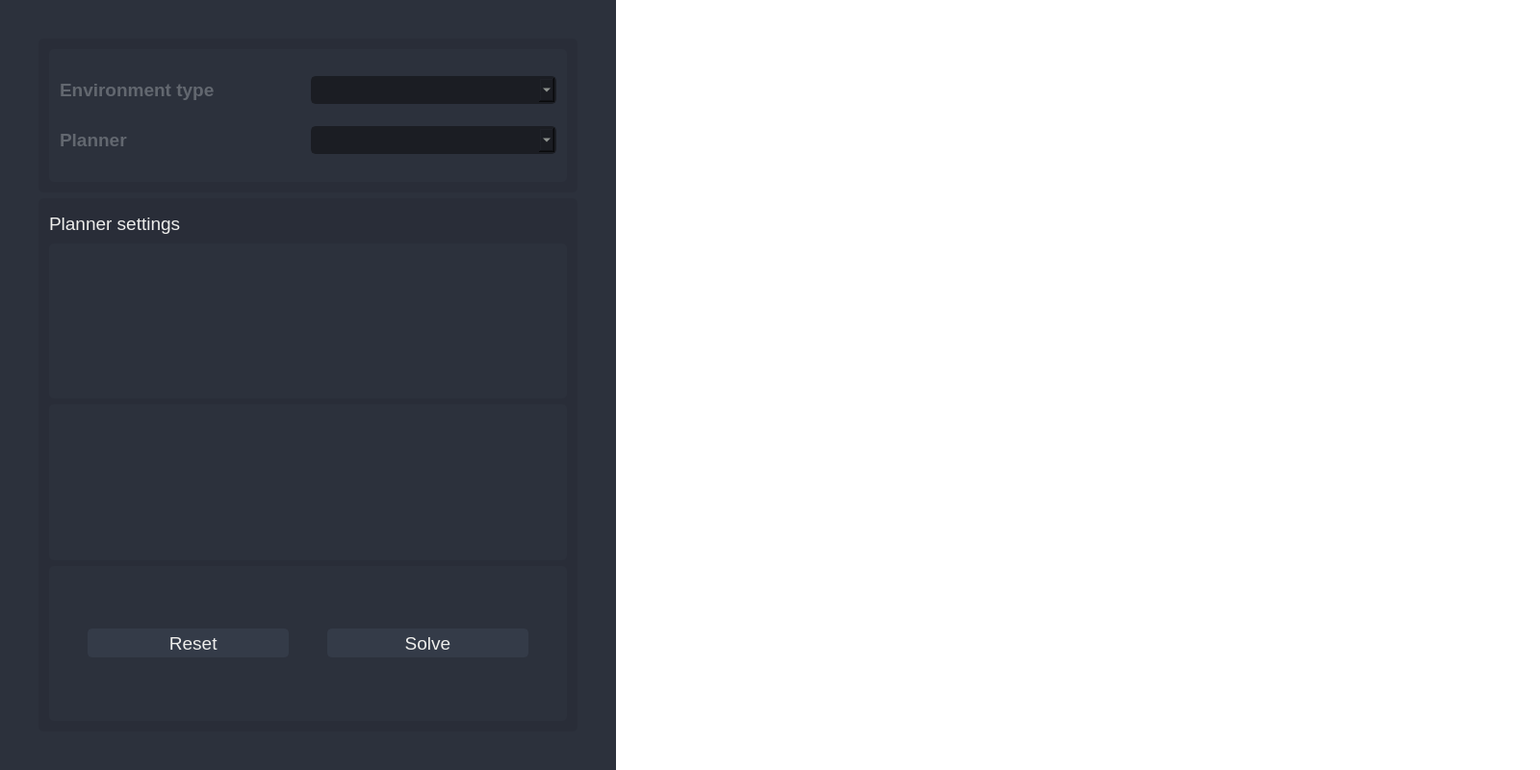
<?xml version="1.0" encoding="UTF-8"?>
<ui version="4.0">
 <class>MainWindow</class>
 <widget class="QMainWindow" name="MainWindow">
  <property name="geometry">
   <rect>
    <x>0</x>
    <y>0</y>
    <width>1600</width>
    <height>800</height>
   </rect>
  </property>
  <property name="minimumSize">
   <size>
    <width>1600</width>
    <height>800</height>
   </size>
  </property>
  <property name="maximumSize">
   <size>
    <width>1600</width>
    <height>800</height>
   </size>
  </property>
  <property name="windowTitle">
   <string>Path Planning Algorithms</string>
  </property>
  <widget class="QWidget" name="centralWidget">
   <layout class="QVBoxLayout" name="verticalLayout">
    <property name="spacing">
     <number>0</number>
    </property>
    <property name="leftMargin">
     <number>0</number>
    </property>
    <property name="topMargin">
     <number>0</number>
    </property>
    <property name="rightMargin">
     <number>0</number>
    </property>
    <property name="bottomMargin">
     <number>0</number>
    </property>
    <item>
     <widget class="QFrame" name="frame_Content">
      <property name="frameShape">
       <enum>QFrame::NoFrame</enum>
      </property>
      <property name="frameShadow">
       <enum>QFrame::Raised</enum>
      </property>
      <layout class="QHBoxLayout" name="horizontalLayout">
       <property name="spacing">
        <number>0</number>
       </property>
       <property name="leftMargin">
        <number>0</number>
       </property>
       <property name="topMargin">
        <number>0</number>
       </property>
       <property name="rightMargin">
        <number>0</number>
       </property>
       <property name="bottomMargin">
        <number>0</number>
       </property>
       <item>
        <widget class="QFrame" name="frame_UI">
         <property name="minimumSize">
          <size>
           <width>640</width>
           <height>800</height>
          </size>
         </property>
         <property name="maximumSize">
          <size>
           <width>640</width>
           <height>800</height>
          </size>
         </property>
         <property name="styleSheet">
          <string notr="true">background-color: rgb(44, 49, 60);</string>
         </property>
         <property name="frameShape">
          <enum>QFrame::NoFrame</enum>
         </property>
         <property name="frameShadow">
          <enum>QFrame::Raised</enum>
         </property>
         <layout class="QVBoxLayout" name="verticalLayout_2">
          <property name="leftMargin">
           <number>40</number>
          </property>
          <property name="topMargin">
           <number>40</number>
          </property>
          <property name="rightMargin">
           <number>40</number>
          </property>
          <property name="bottomMargin">
           <number>40</number>
          </property>
          <item>
           <widget class="QFrame" name="frame_env_type">
            <property name="minimumSize">
             <size>
              <width>560</width>
              <height>160</height>
             </size>
            </property>
            <property name="maximumSize">
             <size>
              <width>560</width>
              <height>160</height>
             </size>
            </property>
            <property name="styleSheet">
             <string notr="true">background-color: rgb(41, 45, 56);
border-radius: 5px;</string>
            </property>
            <property name="frameShape">
             <enum>QFrame::StyledPanel</enum>
            </property>
            <property name="frameShadow">
             <enum>QFrame::Raised</enum>
            </property>
            <layout class="QHBoxLayout" name="horizontalLayout_3">
             <property name="spacing">
              <number>6</number>
             </property>
             <item>
              <widget class="QFrame" name="frame">
               <property name="styleSheet">
                <string notr="true">background-color: rgb(44, 49, 60);</string>
               </property>
               <property name="frameShape">
                <enum>QFrame::StyledPanel</enum>
               </property>
               <property name="frameShadow">
                <enum>QFrame::Raised</enum>
               </property>
               <layout class="QGridLayout" name="gridLayout">
                <item row="0" column="0">
                 <widget class="QLabel" name="label_env_type">
                  <property name="font">
                   <font>
                    <pointsize>14</pointsize>
                    <weight>75</weight>
                    <bold>true</bold>
                   </font>
                  </property>
                  <property name="styleSheet">
                   <string notr="true">color: rgb(98, 103, 111);</string>
                  </property>
                  <property name="text">
                   <string>Environment type</string>
                  </property>
                 </widget>
                </item>
                <item row="0" column="1">
                 <widget class="QComboBox" name="comboBox_env_type">
                  <property name="minimumSize">
                   <size>
                    <width>0</width>
                    <height>0</height>
                   </size>
                  </property>
                  <property name="font">
                   <font>
                    <pointsize>14</pointsize>
                   </font>
                  </property>
                  <property name="styleSheet">
                   <string notr="true">QComboBox {
	color: rgb(211, 215, 207);
	background-color: rgb(27, 29, 35);
	border-radius: 5px;
	border: 2px solid rgb(27, 29, 35);
	padding-left: 10px;
}
QComboBox:hover {
	border: 2px solid rgb(64, 71, 88);
}
QComboBox:focus {
	border: 2px solid rgb(91, 101, 124);
}</string>
                  </property>
                 </widget>
                </item>
                <item row="1" column="0">
                 <widget class="QLabel" name="label_planner_type">
                  <property name="font">
                   <font>
                    <pointsize>14</pointsize>
                    <weight>75</weight>
                    <bold>true</bold>
                   </font>
                  </property>
                  <property name="styleSheet">
                   <string notr="true">color: rgb(98, 103, 111);</string>
                  </property>
                  <property name="text">
                   <string>Planner</string>
                  </property>
                 </widget>
                </item>
                <item row="1" column="1">
                 <widget class="QComboBox" name="comboBox_planner_type">
                  <property name="font">
                   <font>
                    <pointsize>14</pointsize>
                   </font>
                  </property>
                  <property name="styleSheet">
                   <string notr="true">QComboBox {
	color: rgb(211, 215, 207);
	background-color: rgb(27, 29, 35);
	border-radius: 5px;
	border: 2px solid rgb(27, 29, 35);
	padding-left: 10px;
}
QComboBox:hover {
	border: 2px solid rgb(64, 71, 88);
}
QComboBox:focus {
	border: 2px solid rgb(91, 101, 124);
}</string>
                  </property>
                 </widget>
                </item>
               </layout>
              </widget>
             </item>
            </layout>
           </widget>
          </item>
          <item>
           <widget class="QFrame" name="frame_2">
            <property name="minimumSize">
             <size>
              <width>560</width>
              <height>0</height>
             </size>
            </property>
            <property name="maximumSize">
             <size>
              <width>560</width>
              <height>16777215</height>
             </size>
            </property>
            <property name="styleSheet">
             <string notr="true">background-color: rgb(41, 45, 56);
border-radius: 5px;</string>
            </property>
            <property name="frameShape">
             <enum>QFrame::StyledPanel</enum>
            </property>
            <property name="frameShadow">
             <enum>QFrame::Raised</enum>
            </property>
            <layout class="QVBoxLayout" name="verticalLayout_3">
             <item>
              <widget class="QLabel" name="label">
               <property name="minimumSize">
                <size>
                 <width>0</width>
                 <height>30</height>
                </size>
               </property>
               <property name="maximumSize">
                <size>
                 <width>16777215</width>
                 <height>30</height>
                </size>
               </property>
               <property name="font">
                <font>
                 <pointsize>14</pointsize>
                </font>
               </property>
               <property name="styleSheet">
                <string notr="true"> color: rgb(238, 238, 236);</string>
               </property>
               <property name="text">
                <string>Planner settings</string>
               </property>
              </widget>
             </item>
             <item>
              <widget class="QFrame" name="frame_3">
               <property name="styleSheet">
                <string notr="true">background-color: rgb(44, 49, 60);</string>
               </property>
               <property name="frameShape">
                <enum>QFrame::StyledPanel</enum>
               </property>
               <property name="frameShadow">
                <enum>QFrame::Raised</enum>
               </property>
              </widget>
             </item>
             <item>
              <widget class="QFrame" name="frame_5">
               <property name="styleSheet">
                <string notr="true">background-color: rgb(44, 49, 60);</string>
               </property>
               <property name="frameShape">
                <enum>QFrame::StyledPanel</enum>
               </property>
               <property name="frameShadow">
                <enum>QFrame::Raised</enum>
               </property>
              </widget>
             </item>
             <item>
              <widget class="QFrame" name="frame_4">
               <property name="styleSheet">
                <string notr="true">background-color: rgb(44, 49, 60);</string>
               </property>
               <property name="frameShape">
                <enum>QFrame::StyledPanel</enum>
               </property>
               <property name="frameShadow">
                <enum>QFrame::Raised</enum>
               </property>
               <layout class="QHBoxLayout" name="horizontalLayout_2">
                <property name="spacing">
                 <number>40</number>
                </property>
                <property name="leftMargin">
                 <number>40</number>
                </property>
                <property name="rightMargin">
                 <number>40</number>
                </property>
                <item>
                 <widget class="QPushButton" name="button_ResetEnv">
                  <property name="minimumSize">
                   <size>
                    <width>150</width>
                    <height>30</height>
                   </size>
                  </property>
                  <property name="maximumSize">
                   <size>
                    <width>16777215</width>
                    <height>16777215</height>
                   </size>
                  </property>
                  <property name="font">
                   <font>
                    <pointsize>14</pointsize>
                   </font>
                  </property>
                  <property name="styleSheet">
                   <string notr="true">QPushButton {
	color: rgb(238, 238, 236);
	border: 2px solid rgb(52, 59, 72);
	border-radius: 5px;	
	background-color: rgb(52, 59, 72);
}
QPushButton:hover {
	background-color: rgb(57, 65, 80);
	border: 2px solid rgb(61, 70, 86);
}
QPushButton:pressed {	
	background-color: rgb(35, 40, 49);
	border: 2px solid rgb(43, 50, 61);
}</string>
                  </property>
                  <property name="text">
                   <string>  Reset</string>
                  </property>
                 </widget>
                </item>
                <item>
                 <widget class="QPushButton" name="button_SolveEnv">
                  <property name="minimumSize">
                   <size>
                    <width>150</width>
                    <height>30</height>
                   </size>
                  </property>
                  <property name="maximumSize">
                   <size>
                    <width>16777215</width>
                    <height>16777215</height>
                   </size>
                  </property>
                  <property name="font">
                   <font>
                    <pointsize>14</pointsize>
                   </font>
                  </property>
                  <property name="styleSheet">
                   <string notr="true">QPushButton {
	color: rgb(238, 238, 236);
	border: 2px solid rgb(52, 59, 72);
	border-radius: 5px;	
	background-color: rgb(52, 59, 72);
}
QPushButton:hover {
	background-color: rgb(57, 65, 80);
	border: 2px solid rgb(61, 70, 86);
}
QPushButton:pressed {	
	background-color: rgb(35, 40, 49);
	border: 2px solid rgb(43, 50, 61);
}</string>
                  </property>
                  <property name="text">
                   <string>Solve</string>
                  </property>
                 </widget>
                </item>
               </layout>
              </widget>
             </item>
            </layout>
           </widget>
          </item>
         </layout>
        </widget>
       </item>
       <item>
        <widget class="QFrame" name="frame_env">
         <property name="minimumSize">
          <size>
           <width>960</width>
           <height>800</height>
          </size>
         </property>
         <property name="maximumSize">
          <size>
           <width>960</width>
           <height>800</height>
          </size>
         </property>
         <property name="frameShape">
          <enum>QFrame::NoFrame</enum>
         </property>
         <property name="frameShadow">
          <enum>QFrame::Plain</enum>
         </property>
         <layout class="QVBoxLayout" name="verticalLayout_4">
          <property name="spacing">
           <number>0</number>
          </property>
          <property name="leftMargin">
           <number>0</number>
          </property>
          <property name="topMargin">
           <number>0</number>
          </property>
          <property name="rightMargin">
           <number>0</number>
          </property>
          <property name="bottomMargin">
           <number>0</number>
          </property>
          <item>
           <widget class="QGraphicsView" name="graphicsView">
            <property name="sizePolicy">
             <sizepolicy hsizetype="Fixed" vsizetype="Fixed">
              <horstretch>0</horstretch>
              <verstretch>0</verstretch>
             </sizepolicy>
            </property>
            <property name="minimumSize">
             <size>
              <width>960</width>
              <height>800</height>
             </size>
            </property>
            <property name="maximumSize">
             <size>
              <width>960</width>
              <height>800</height>
             </size>
            </property>
            <property name="frameShape">
             <enum>QFrame::NoFrame</enum>
            </property>
            <property name="frameShadow">
             <enum>QFrame::Plain</enum>
            </property>
            <property name="verticalScrollBarPolicy">
             <enum>Qt::ScrollBarAlwaysOff</enum>
            </property>
            <property name="horizontalScrollBarPolicy">
             <enum>Qt::ScrollBarAlwaysOff</enum>
            </property>
            <property name="sizeAdjustPolicy">
             <enum>QAbstractScrollArea::AdjustIgnored</enum>
            </property>
           </widget>
          </item>
         </layout>
        </widget>
       </item>
      </layout>
     </widget>
    </item>
   </layout>
  </widget>
 </widget>
 <layoutdefault spacing="6" margin="11"/>
 <resources>
  <include location="../../../BatteryProject/files.qrc"/>
 </resources>
 <connections/>
</ui>
